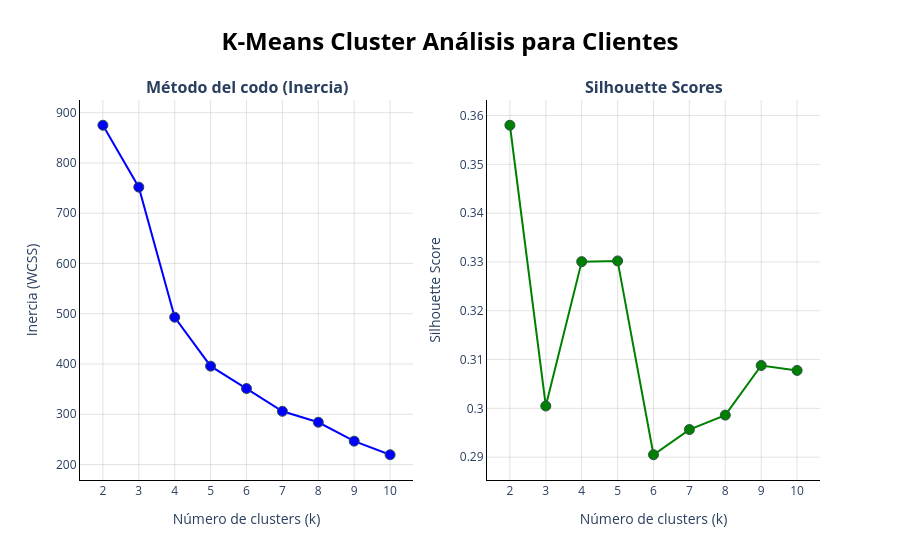

The notebook cell saved with this chart:
### Code cell
show_elbow_silhouette(k_values=k_values, inertias=inertias, summary_scores_kmeans=summary_scores_kmeans, title='K-Means Cluster Análisis para Clientes')

### Figure 1 — Plotly figure (JSON) as saved in the notebook; plotly's stock layout.template omitted (floating-point values rounded to 4 significant figures)
{"data": [{"line": {"color": "blue", "width": 2}, "marker": {"color": "blue", "line": {"color": "DarkSlateGrey", "width": 1}, "size": 10}, "mode": "lines+markers", "name": "Intercia (WCSS)", "type": "scatter", "x": [2, 3, 4, 5, 6, 7, 8, 9, 10], "xaxis": "x", "y": [875.0, 751.9, 493.1, 395.8, 351.2, 305.9, 284.1, 246.5, 219.5], "yaxis": "y"}, {"line": {"color": "green", "width": 2}, "marker": {"color": "green", "line": {"color": "DarkSlateGrey", "width": 1}, "size": 10}, "mode": "lines+markers", "name": "Silhouette Score", "type": "scatter", "x": [2, 3, 4, 5, 6, 7, 8, 9, 10], "xaxis": "x2", "y": [0.358, 0.3005, 0.3301, 0.3302, 0.2905, 0.2957, 0.2986, 0.3088, 0.3078], "yaxis": "y2"}], "layout": {"annotations": [{"font": {"size": 16}, "showarrow": false, "text": "<b>Método del codo (Inercia)</b>", "x": 0.225, "xanchor": "center", "xref": "paper", "y": 1, "yanchor": "bottom", "yref": "paper"}, {"font": {"size": 16}, "showarrow": false, "text": "<b>Silhouette Scores</b>", "x": 0.775, "xanchor": "center", "xref": "paper", "y": 1, "yanchor": "bottom", "yref": "paper"}], "hovermode": "x unified", "paper_bgcolor": "white", "plot_bgcolor": "white", "showlegend": false, "title": {"font": {"color": "black", "size": 24}, "text": "<b>K-Means Cluster Análisis para Clientes</b>", "x": 0.5}, "xaxis": {"anchor": "y", "domain": [0, 0.45], "dtick": 1, "gridcolor": "rgba(200, 200, 200, 0.5)", "linecolor": "black", "linewidth": 1, "showline": true, "title": {"text": "Número de clusters (k)"}, "zeroline": false}, "xaxis2": {"anchor": "y2", "domain": [0.55, 1], "dtick": 1, "gridcolor": "rgba(200, 200, 200, 0.5)", "linecolor": "black", "linewidth": 1, "showline": true, "title": {"text": "Número de clusters (k)"}, "zeroline": false}, "yaxis": {"anchor": "x", "domain": [0, 1], "gridcolor": "rgba(200, 200, 200, 0.5)", "linecolor": "black", "linewidth": 1, "showline": true, "title": {"text": "Inercia (WCSS)"}, "zeroline": false}, "yaxis2": {"anchor": "x2", "domain": [0, 1], "gridcolor": "rgba(200, 200, 200, 0.5)", "linecolor": "black", "linewidth": 1, "showline": true, "title": {"text": "Silhouette Score"}, "zeroline": false}}}
